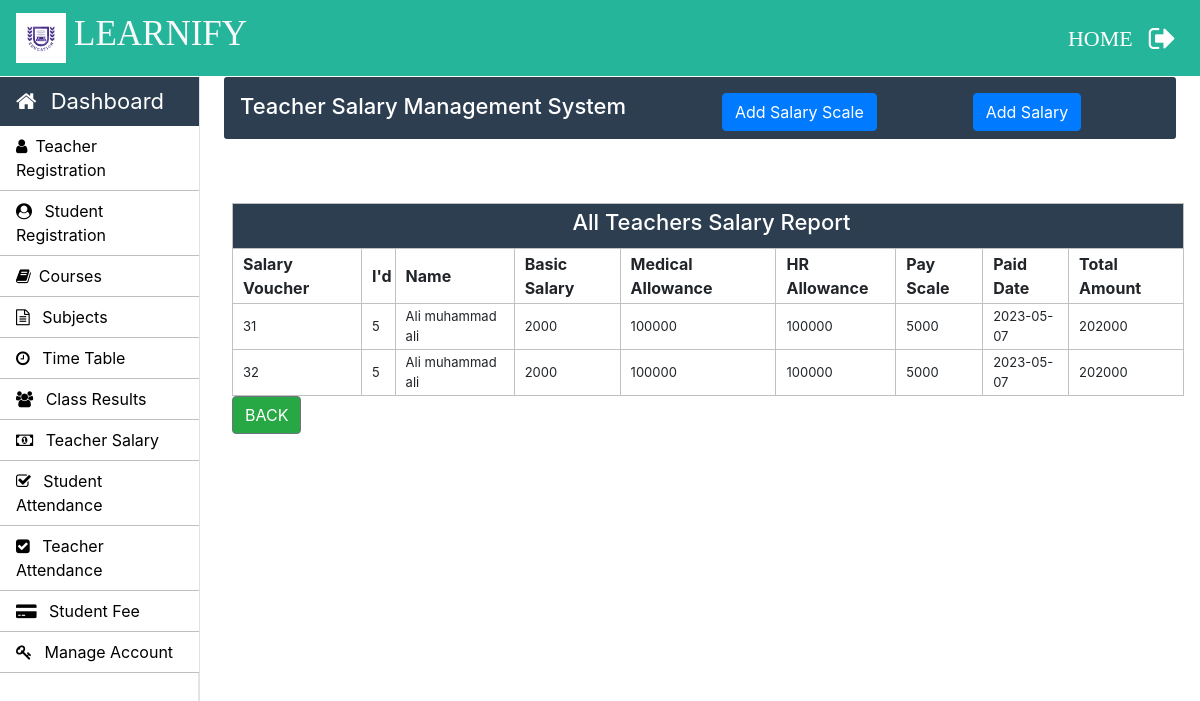
Page /Admin/teacher-salary.php (signed in) on the committed database.
### tables this page shows
CREATE TABLE IF NOT EXISTS `teacher_salary_allowances` (
  `teacher_id` int NOT NULL,
  `basic_salary` int NOT NULL,
  `medical_allowance` int NOT NULL,
  `hr_allowance` int NOT NULL,
  `scale` int NOT NULL,
  PRIMARY KEY (`teacher_id`)
);

CREATE TABLE IF NOT EXISTS `teacher_salary_report` (
  `salary_id` int NOT NULL AUTO_INCREMENT,
  `teacher_id` int NOT NULL,
  `total_amount` int NOT NULL,
  `status` varchar(11) NOT NULL,
  `paid_date` timestamp NOT NULL DEFAULT CURRENT_TIMESTAMP ON UPDATE CURRENT_TIMESTAMP,
  PRIMARY KEY (`salary_id`),
  KEY `teacher_id` (`teacher_id`)
);

CREATE TABLE IF NOT EXISTS `teacher_info` (
  `teacher_id` int NOT NULL AUTO_INCREMENT,
  `first_name` varchar(30) NOT NULL,
  `middle_name` varchar(30) NOT NULL,
  `last_name` varchar(30) NOT NULL,
  `father_name` varchar(50) NOT NULL,
  `email` varchar(30) NOT NULL,
  `phone_no` varchar(11) NOT NULL,
  `profile_image` blob NOT NULL,
  `teacher_status` varchar(10) NOT NULL,
  `application_status` varchar(10) NOT NULL,
  `cnic` varchar(15) NOT NULL,
  `dob` varchar(15) NOT NULL,
  `other_phone` int NOT NULL,
  `gender` varchar(10) NOT NULL,
  `permanent_address` varchar(100) NOT NULL,
  `current_address` varchar(100) NOT NULL,
  `place_of_birth` varchar(50) NOT NULL,
  `matric_complition_date` varchar(10) NOT NULL,
  `matric_awarded_date` varchar(10) NOT NULL,
  `matric_certificate` varchar(100) NOT NULL,
  `fa_complition_date` varchar(10) NOT NULL,
  `fa_awarded_date` varchar(10) NOT NULL,
  `fa_certificate` varchar(100) NOT NULL,
  `ba_complition_date` varchar(10) NOT NULL,
  `ba_awarded_date` varchar(10) NOT NULL,
  `ba_certificate` varchar(100) NOT NULL,
  `ma_complition_date` varchar(10) NOT NULL,
  `ma_awarded_date` varchar(100) NOT NULL,
  `ma_certificate` varchar(101) NOT NULL,
  `last_qualification` varchar(20) NOT NULL,
  `state` varchar(20) NOT NULL,
  `hire_date` varchar(10) NOT NULL,
  PRIMARY KEY (`teacher_id`)
);

### Admin/teacher-salary.php (the view, shortened to what this page needs)
<?php
		require_once "../connection/connection.php";
	?>
<!doctype html>
<html lang="en">
	<head>
	</head>
	<body>
		<?php include('../common/common-header.php') ?>
		<?php include('../common/admin-sidebar.php') ?>
		<main role="main" class="col-xl-10 col-lg-9 col-md-8 ml-sm-auto px-md-4 w-100">
			<div class="sub-main">
				<div class="text-center d-flex flex-wrap flex-md-nowrap pt-3 pb-2 mb-3 text-white admin-dashboard pl-3">
					<div class="d-flex">
						<h4 class="mr-5">Teacher Salary Management System </h4>
						<button type="button" class="btn btn-primary ml-5 mr-5" data-toggle="modal" data-target=".bd-example-modal-lg">Add Salary Scale</button>
						<button type="button" class="btn btn-primary ml-5" data-toggle="modal" data-target=".add_salary">Add Salary</button>
					</div>
				</div>
				<div class="row">
					<div class="col-md-12 ml-2">
						<section class=" mt-3">
							<div class="row">
								<div class="col-md-8"></div>
								<div class="col-md-3 ml-5 ">
									<div class="col-md-12 pt-3 ml-5">
									</div>
								</div>
							</div>
							<div class="row">
								<div class="col-md-8"></div>
								<div class="col-md-3 ml-5 ">
									<div class="col-md-12 pt-3 ml-5">
									</div>
								</div>
							</div>
							<div class="row">
								<div class="col-md-12">
									<table class="w-100 table-elements table-three-tr" cellpadding="3">
										<tr class="table-tr-head table-three text-white">
											<td colspan="9" class=" text-center text-white"><h4>All Teachers Salary Report</h4></td>
										</tr>
										<tr class="table-tr-head">
											<th>Salary Voucher</th>
											<th>I'd</th>
											<th>Name</th>
											<th>Basic Salary</th>
											<th>Medical Allowance</th>
											<th>HR Allowance</th>
											<th>Pay Scale</th>
											<th>Paid Date</th>
											<th>Total Amount</th>
										</tr>
										<?php
											$query="select tsr.teacher_id,ti.first_name,middle_name,last_name,salary_id,basic_salary,medical_allowance,hr_allowance,scale,Date(paid_date) as paid_date,total_amount from teacher_salary_allowances tsa inner join teacher_salary_report tsr on tsa.teacher_id=tsr.teacher_id inner join teacher_info ti on ti.teacher_id=tsr.teacher_id";
											$run=mysqli_query($con,$query);
											while ($row=mysqli_fetch_array($run)) { ?>
												<tr>
													<td><?php echo $row['salary_id'] ?></td>
													<td><?php echo $row['teacher_id'] ?></td>
													<td><?php echo $row["first_name"]." ".$row["middle_name"]." ".$row["last_name"] ?></td>
													<td><?php echo $row['basic_salary'] ?></td>
													<td><?php echo ($row['basic_salary']*$row['medical_allowance']/100) ?></td>
													<td><?php echo ($row['basic_salary']*$row['hr_allowance']/100) ?></td>
													<td><?php echo $row['scale'] ?></td>
													<td><?php echo $row['paid_date'] ?></td>
													<td><?php echo $row['total_amount'] ?></td>
												</tr>
											<?php
											}
										?>
									</table>
								</div>
							</div>
						</section>
		<a href="admin-index.php"> <button type="button" class="btn btn-secondary bg-success" data-dismiss="modal">BACK</button> </a>
					</div>
				</div>
			</div>
		</main>
	</body>
</html>

### Css/style.css (style rules this page uses)
h4 { font-size: 22px; }
.admin-dashboard { margin-top: 1px !important; background: #2c3e50 !important; border-radius: 3px; }
.table-elements tr, td, th { font-size: 13px; border: 1px solid rgb(194, 193, 193); padding-left: 10px !important; }
.table-three { background: #2c3e50 !important; }
.table-tr-head { height: 45px !important; padding: 10px !important; margin-top: 5px !important; }
.table-font-for-transcript td, th { font-size: 16px !important; }

### rows in the picture
teacher_salary_allowances: teacher_salary_report.salary_id "31", teacher_salary_report.teacher_id "5", teacher_info.first_name "Ali", teacher_info.middle_name "muhammad", teacher_info.last_name "ali", basic_salary "2000", $row['basic_salary']*$row['medical_allowance']/100 "100000", $row['basic_salary']*$row['hr_allowance']/100 "100000", scale "5000", paid_date "2023-05-07", teacher_salary_report.total_amount "202000", teacher_salary_report.salary_id "32"
